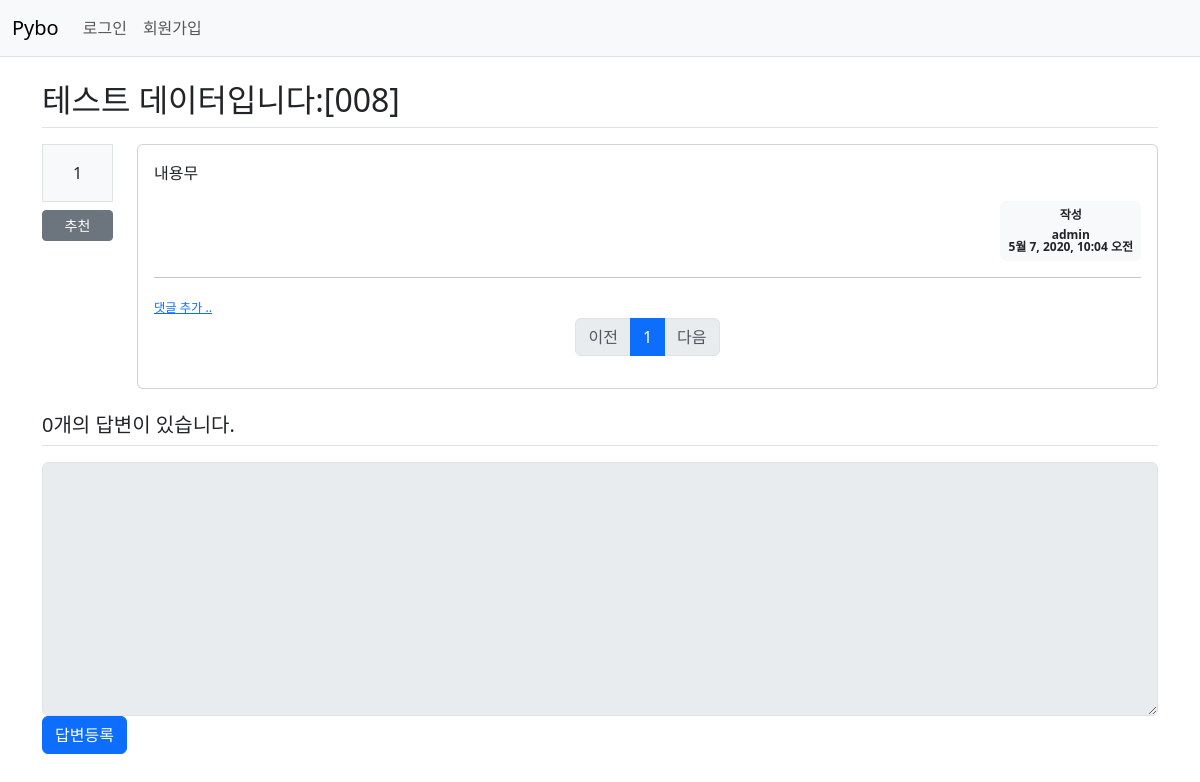
The page /pybo/13/ on the database as committed earlier.
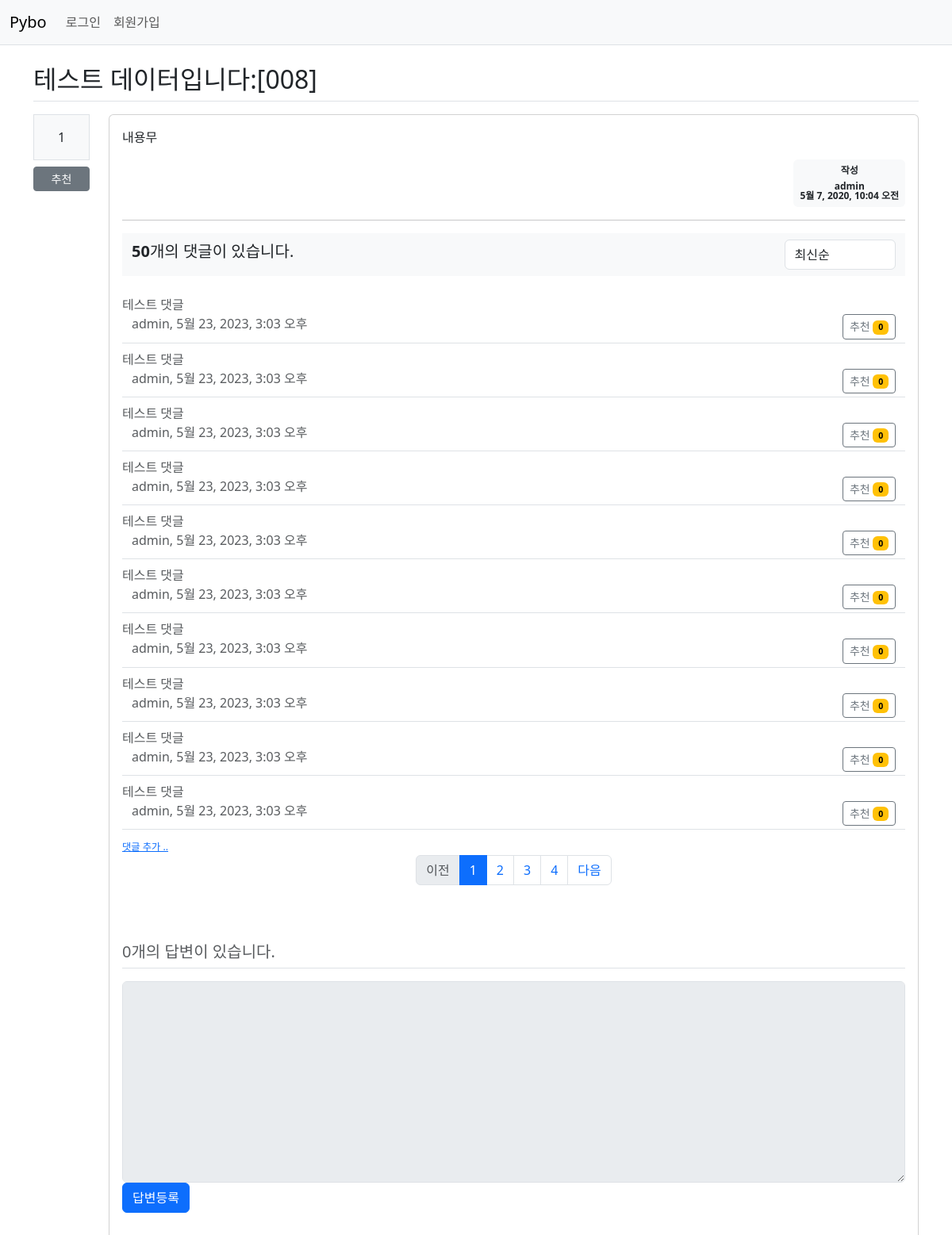
The same page on the database as committed later.
### pybo/models.py (models this page shows, shortened)
class Question(models.Model):
    author = models.ForeignKey(
        User, on_delete=models.CASCADE, related_name='author_question')
    subject = models.CharField(max_length=200)
    content = models.TextField()
    create_date = models.DateTimeField()
    modify_date = models.DateTimeField(null=True, blank=True)
    voter = models.ManyToManyField(User, related_name='voter_question')

class Comment(models.Model):
    author = models.ForeignKey(
        User, on_delete=models.CASCADE, related_name='author_comment')
    content = models.TextField()
    create_date = models.DateTimeField()
    modify_date = models.DateTimeField(null=True, blank=True)
    modify_count = models.IntegerField(default=0)
    question = models.ForeignKey(
        Question, null=True, blank=True, on_delete=models.CASCADE)
    answer = models.ForeignKey(
        Answer, null=True, blank=True, on_delete=models.CASCADE)
    voter = models.ManyToManyField(User, related_name='voter_comment')

### pybo/views/base_views.py (the view)
# urls.py: path('<int:question_id>/', base_views.detail, name='detail'),
def detail(request, question_id):
    cmtpage = request.GET.get('cmtpage', '1')  # 페이지
    cmtsort = request.GET.get('cmtsort', 'recent')  # 정렬기준
    question = get_object_or_404(Question, pk=question_id)
    question_comment_list = question.comment_set.all()
    if cmtsort == 'recommend':
        question_comment_list = question_comment_list.annotate(
            num_voter=Count('voter')).order_by('-num_voter', '-create_date')
    elif cmtsort == 'popular':
        question_comment_list = question_comment_list.annotate(num_answer=Count(
            'answer')).order_by('-num_answer', '-create_date')
    else:  # recent
        question_comment_list = question_comment_list.order_by('-create_date')
    paginator = Paginator(question_comment_list, 10)  # 페이지당 10개씩 보여주기
    question_comment_paginator = paginator.get_page(cmtpage)
    context = {'question': question,
               'question_comment_list': question_comment_paginator,
               'cmtpage': cmtpage,
               'cmtsort': cmtsort}
    return render(request, 'pybo/question_detail.html', context)

### pybo/templatetags/pybo_filter.py (called while the page is built)
@register.filter()
def mark(value):
    extensions = ["nl2br", "fenced_code"]
    return mark_safe(markdown.markdown(value, extensions=extensions))

### templates/pybo/question_detail.html (shortened to what this page needs)
{% extends 'base.html' %}
{% load pybo_filter %}
{% block content %}
    <div class="container my-3">
        <h2 class="border-bottom py-2">{{ question.subject }}</h2>
        <div class="row my-3">
            <div class="col-1">
                <div class="bg-light text-center p-3 border font-weight-bolder mb-1">{{ question.voter.count }}</div>
                <div class="btn-group d-flex">
                    {% if request.user in question.voter.all %}
                        <a href="#"
                           data-uri="{% url 'pybo:vote_question_delete' question.id  %}"
                           class="recommend-del btn btn-sm btn-secondary my-1">추천 취소</a>
                    {% else %}
                        <a href="#"
                           data-uri="{% url 'pybo:vote_question' question.id  %}"
                           class="recommend-add btn btn-sm btn-secondary my-1">추천</a>
                    {% endif %}
                </div>
            </div>
            <div class="col-11">
                <div class="card">
                    <div class="card-body">
                        <div class="card-text">{{ question.content|mark }}</div>
                        <div class="d-flex justify-content-end">
                            <div class="badge bg-light text-dark p-2 text-left">
                                <div class="mb-2">작성</div>
                                <div>{{ question.author.username }}</div>
                                <div>{{ question.create_date }}</div>
                            </div>
                        </div>
                        <hr>
                        {% if question.comment_set.count > 0 %}
                            <div class="mt-3">
                                <div class="row justify-content-between py-2 mx-0 my-3 bg-light">
                                    <div class="col-10 fs-5">
                                        <b>{{ question.comment_set.count }}</b>개의 댓글이 있습니다.
                                    </div>
                                    <div class="col-2">
                                        <select class="form-control cmtsort">
                                            <option value="recent" {% if cmtsort == 'recent' %}selected{% endif %}>최신순</option>
                                        </select>
                                    </div>
                                </div>
                                {% for comment in question_comment_list %}
                                    <div class="py-2 mx-0 text-muted">
                                        <span style="white-space: pre-line;">{{ comment.content }}</span>
                                        <br>
                                        <div class="row border-bottom pb-1 mx-0 ">
                                            <div class="col-lg-9 col-md-12">
                                                <span class="fs-6">
                                                    {{ comment.author }}, {{ comment.create_date }}
                                                </span>
                                            </div>
                                            <div class="col-lg-3 col-md-12 justify-content-end text-end">
                                                {% if request.user in comment.voter.all %}
                                                    <a href="#"
                                                       data-uri="{% url 'pybo:vote_delete_comment' comment.id  %}?type=question"
                                                       class="recommend-del btn btn-sm btn-outline-secondary">추천 취소
                                                        <span class="badge text-bg-warning">{{ comment.voter.count }}</span></a>
                                                {% else %}
                                                    <a href="#"
                                                       data-uri="{% url 'pybo:vote_create_comment' comment.id  %}?type=question"
                                                       class="recommend-add btn btn-sm btn-outline-secondary">추천
                                                        <span class="badge text-bg-warning">{{ comment.voter.count }}</span></a>
                                                {% endif %}
                                            </div>
                                        </div>
                                    {% endfor %}
                                </div>
                            {% endif %}
                            <div>
                                <a href="{% url 'pybo:comment_create_question' question.id  %}"
                                   class="small"><small>댓글 추가 ..</small></a>
                            </div>
                            <ul class="pagination justify-content-center">
                                {% if question_comment_list.has_previous %}
                                    <li class="page-item">
                                        <a class="page-link"
                                           data-cmtpage="{{ question_comment_list.previous_page_number }}"
                                           href="#">이전</a>
                                    </li>
                                {% else %}
                                    <li class="page-item disabled">
                                        <a class="page-link" tabindex="-1" aria-disabled="true" href="#">이전</a>
                                    </li>
                                {% endif %}
                                {% for page_number in question_comment_list.paginator.page_range %}
                                    {% if page_number >= question_comment_list.number|add:-3 and page_number <= question_comment_list.number|add:3 %}
                                        {% if page_number == question_comment_list.number %}
                                            <li class="page-item active" aria-current="cmtpage">
                                                <a class="page-link" data-cmtpage="{{ page_number }}" href="#">{{ page_number }}</a>
                                            </li>
                                        {% else %}
                                            <li class="page-item">
                                                <a class="page-link" data-cmtpage="{{ page_number }}" href="#">{{ page_number }}</a>
                                            </li>
                                        {% endif %}
                                    {% endif %}
                                {% endfor %}
                                {% if question_comment_list.has_next %}
                                    <li class="page-item">
                                        <a class="page-link"
                                           data-cmtpage="{{ question_comment_list.next_page_number }}"
                                           href="#">다음</a>
                                    </li>
                                {% else %}
                                    <li class="page-item disabled">
                                        <a class="page-link" tabindex="-1" aria-disabled="true" href="#">다음</a>
                                    </li>
                                {% endif %}
                            </ul>
                        </div>
                    </div>
                </div>
            </div>
            <h5 class="border-bottom my-3 py-2">{{ question.answer_set.count }}개의 답변이 있습니다.</h5>
            <form action="{% url 'pybo:answer_create' question.id %}"
                  method="post"
                  class="my-3">
                <div class="form-group">
                    <textarea {% if not user.is_authenticated %}disabled{% endif %}
                              name="content"
                              id="content"
                              class="form-control"
                              rows="10"></textarea>
                </div>
                <input type="submit" value="답변등록" class="btn btn-primary">
            </form>
        </div>
    {% endblock %}

### templates/base.html (shortened to what this page needs)
{% load static %}
<!DOCTYPE html>
<html lang="ko">
    <head>
        <link rel="stylesheet"
              type="text/css"
              href="{% static 'bootstrap.min.css' %}">
        <link rel="stylesheet" type="text/css" href="{% static 'style.css' %}">
    </head>
    <body>
        {% include "navbar.html" %}
        {% block content %}{% endblock %}
    </body>
</html>

### templates/navbar.html (shortened to what this page needs)
<nav class="navbar navbar-expand-lg navbar-light bg-light border-bottom">
    <div class="container-fluid">
        <a class="navbar-brand" href="{% url 'pybo:index' %}">Pybo</a>
        <div class="collapse navbar-collapse" id="navbarSupportedContent">
            <ul class="navbar-nav me-auto mb-2 mb-lg-0">
                <li class="nav-item">
                    {% if user.is_authenticated %}
                        <a class="nav-link" href="{% url 'common:logout' %}">{{ user.username }} (로그아웃)</a>
                    {% else %}
                        <a class="nav-link" href="{% url 'common:login' %}">로그인</a>
                    {% endif %}
                </li>
                <li>
                    {% if not user.is_authenticated %}
                        <a class="nav-link" href="{% url 'common:signup' %}">회원가입</a>
                    {% endif %}
                </li>
            </ul>
        </div>
    </div>
</nav>

Rows that differ between the two databases and show on the page:
shown differently, row unchanged: Question "테스트 데이터입니다:[008]": comment_set.count (not shown) → "50"
added Comment: content "테스트 댓글", author "admin", create_date "5월 23, 2023, 3:03 오후", voter.count "0"
added Comment: content "테스트 댓글", author "admin", create_date "5월 23, 2023, 3:03 오후", voter.count "0"
added Comment: content "테스트 댓글", author "admin", create_date "5월 23, 2023, 3:03 오후", voter.count "0"
added Comment: content "테스트 댓글", author "admin", create_date "5월 23, 2023, 3:03 오후", voter.count "0"
added Comment: content "테스트 댓글", author "admin", create_date "5월 23, 2023, 3:03 오후", voter.count "0"
added Comment: content "테스트 댓글", author "admin", create_date "5월 23, 2023, 3:03 오후", voter.count "0"
added Comment: content "테스트 댓글", author "admin", create_date "5월 23, 2023, 3:03 오후", voter.count "0"
added Comment: content "테스트 댓글", author "admin", create_date "5월 23, 2023, 3:03 오후", voter.count "0"
added Comment: content "테스트 댓글", author "admin", create_date "5월 23, 2023, 3:03 오후", voter.count "0"
added Comment: content "테스트 댓글", author "admin", create_date "5월 23, 2023, 3:03 오후", voter.count "0"
Other text that changed with them:
form field value: (not shown) → "최신순"
text now shown: "개의 댓글이 있습니다."
new list line: "2"
new list line: "3"
new list line: "4"
